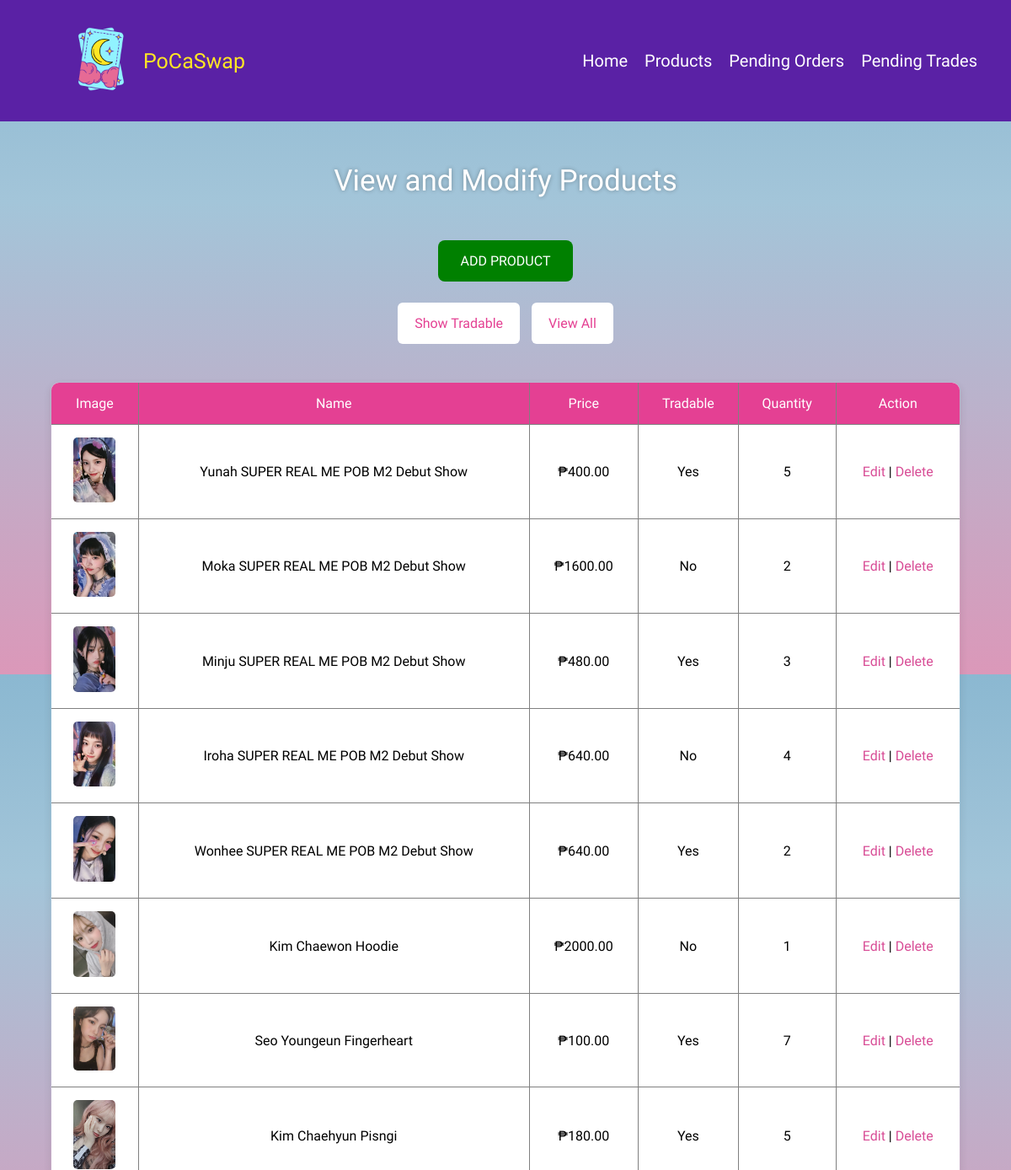
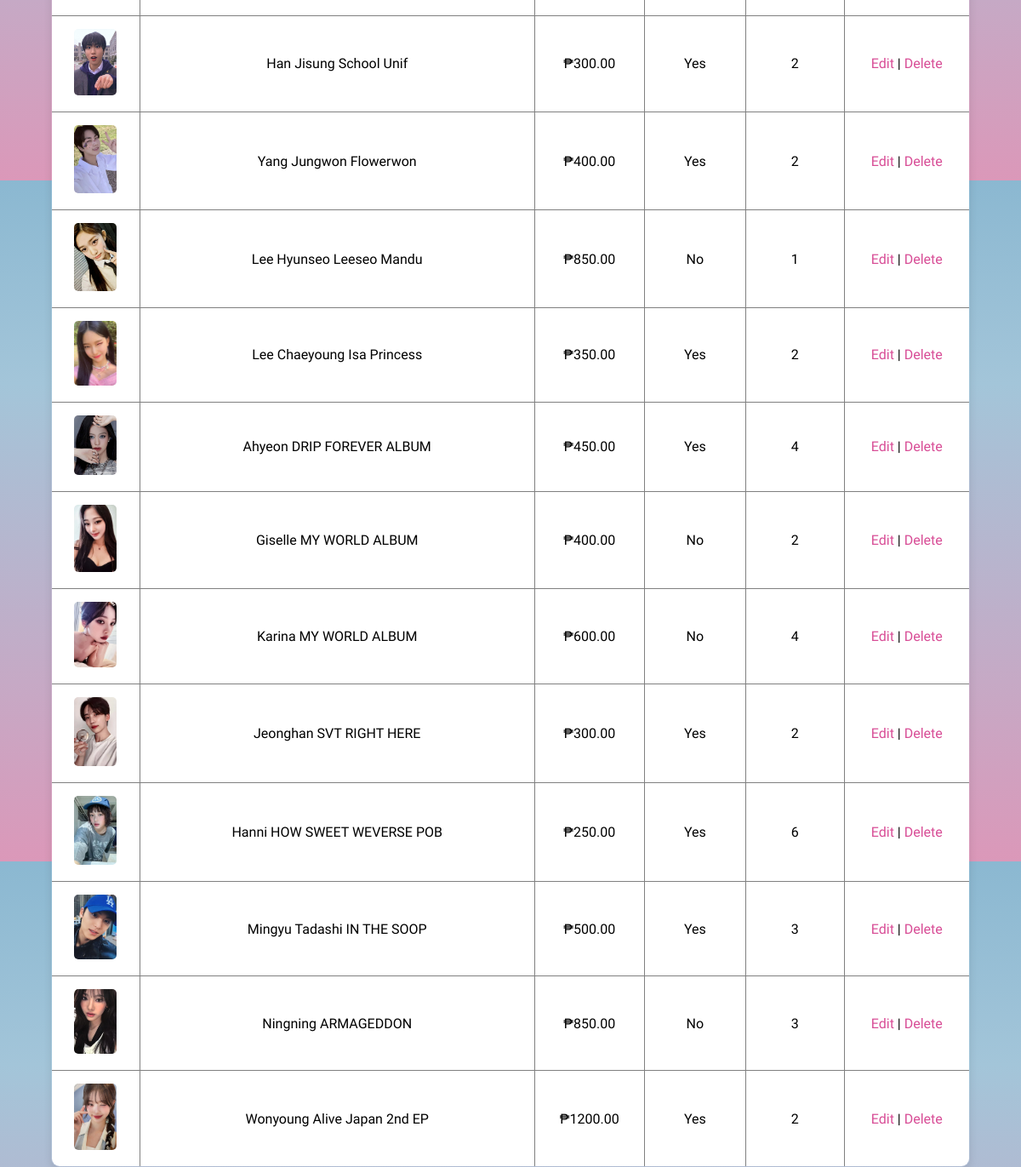
/admin/products.php (signed in), run on the app's committed database (2 pictures, top to bottom).
### tables this page shows
CREATE TABLE `products` (
  `Product_ID` int(10) UNSIGNED NOT NULL AUTO_INCREMENT,
  `Product_Image` varchar(255) NOT NULL,
  `Photocard_Title` varchar(255) NOT NULL,
  `Description` text NOT NULL,
  `Price` decimal(10,2) NOT NULL,
  `Quantity` int(11) NOT NULL,
  `Tradable` tinyint(1) NOT NULL,
  PRIMARY KEY (`Product_ID`)
);

### admin/products.php (the view, shortened to what this page needs)
<?php
include 'connection.php';
$filter = isset($_GET['filter']) ? $_GET['filter'] : 'all';
$next_filter = ($filter == 'tradable') ? 'non-tradable' : 'tradable';
$toggle_label = ($filter == 'tradable') ? 'Show Non-Tradable' : 'Show Tradable';
if ($filter == 'tradable') {
    $stmt = $con->prepare("SELECT * FROM products WHERE Tradable = 1");
} elseif ($filter == 'non-tradable') {
    $stmt = $con->prepare("SELECT * FROM products WHERE Tradable = 0");
} else {
    $stmt = $con->prepare("SELECT * FROM products");
}
$stmt->execute();
$products = $stmt->get_result();
?>
<!DOCTYPE html>
<html lang="en">
<head>
    <link rel="stylesheet" href="../css/view_products.css">
</head>
<body>
    <div class="header">
        <div class="logo">
        <a href="../index.php">
            <img src="../images/PoCaSwap Logo.png" alt="Logo">
        </a>
            <div class="title">
                <span>PoCaSwap</span>
            </div>
        </div>
        <div class="nav">
            <a href="dashboard.php">Home</a>
            <a href="products.php">Products</a>
            <a href="orders.php">Pending Orders</a>
            <a href="pending_trades.php">Pending Trades</a>
        </div>
        </div>
    <h2>View and Modify Products</h2>
    <div class = "container">
        <a href="add_product.php" class="add-btn">Add Product</a>
    </div>
    <div class="filter-buttons">
        <button onclick="toggleFilter('<?= $next_filter ?>')"><?= $toggle_label ?></button>
        <button onclick="filterProducts('all')">View All</button>
    </div>
    <table border="1">
        <thead>
            <tr>
                <th>Image</th>
                <th>Name</th>
                <th>Price</th>
                <th>Tradable</th>
                <th>Quantity</th>
                <th>Action</th>
            </tr>
        </thead>
        <tbody>
            <?php while ($row = $products->fetch_assoc()): ?>
            <tr>
                <td><img src="../products/<?= !empty($row['Product_Image']) ? $row['Product_Image'] : 'default.png' ?>" width="50"></td>
                <td><?= $row['Photocard_Title'] ?></td>
                <td>&#8369;<?= $row['Price'] ?></td>
                <td><?= $row['Tradable'] ? 'Yes' : 'No' ?></td>
                <td><?= $row['Quantity'] ?></td>
                <td>
                    <a href="edit_product.php?id=<?= $row['Product_ID'] ?>">Edit</a> |
                    <a href="#" onclick="confirmDelete(<?= $row['Product_ID'] ?>)">Delete</a>
                </td>
            </tr>
            <?php endwhile; ?>
        </tbody>
    </table>
</body>
</html>

### css/view_products.css (style rules this page uses)
body { margin: 0; font-family: 'Changa One', sans-serif; text-align: center; background: linear-gradient(to top, #db98b9, #A3C5D9 70%, #8bb8d1); height: 100vh; display: flex; flex-direction: column; }
.header { background: #5a21a5; padding: 20px; display: flex; align-items: center; justify-content: space-between; }
.logo { display: flex; align-items: center; }
.logo img { height: 100px; padding-left: 50px; }
.title { font-family: 'Climate Crisis', sans-serif; color: #FFE624; font-size: 25px; }
.nav { display: flex; gap: 20px; }
.nav a { color: white; text-decoration: none; font-size: 20px; }
.nav a:last-child { padding-right: 20px; }
h2 { margin: 50px 0 50px 0; color: white; font-size: 35px; font-weight: normal; text-shadow: 0 0 5px rgba(0, 0, 0, 0.3); }
.container { display: flex; justify-content: center; align-items: center; width: 100%; }
.add-btn { display: inline-block; width: 120px; text-align: center; padding: 15px 20px; background-color: green; text-transform: uppercase; color: #fff; text-decoration: none; font-weight: normal; border-radius: 8px; transition: all 0.3s ease-in-out; }
.filter-buttons { margin: 20px 0; }
.filter-buttons button { padding: 10px 15px; margin: 5px; font-size: 14px; font-weight: bold; border: none; border-radius: 6px; cursor: pointer; transition: all 0.3s ease-in-out; }
.filter-buttons button:first-child { background-color: #fff; color: #E44093; padding: 15px 20px; font-family: 'Changa One'; font-weight: normal; font-size: 16px; }
.filter-buttons button:last-child { background-color: #fff; color: #E44093; padding: 15px 20px; font-family: 'Changa One'; font-weight: normal; font-size: 16px; }
table { width: 90%; margin: 20px auto; border-collapse: collapse; box-shadow: 0 4px 10px rgba(0, 0, 0, 0.1); border-radius: 10px; overflow: hidden; color: #000; }
th, td { padding: 15px; text-align: center; }
th { background-color: #E44093; color: white; font-weight: normal; }
tr { background-color: #fff; transition: background 0.3s ease-in-out; }
td img { width: 50px; height: auto; border-radius: 5px; }
td a { color: #d84d96; text-decoration: none; transition: color 0.3s ease-in-out; }

### data on the page
products: Product_Image (picture), Photocard_Title "Yunah SUPER REAL ME POB M2 Debut Show", Price "400.00", Tradable "Yes", Quantity "5"
products: Product_Image (picture), Photocard_Title "Moka SUPER REAL ME POB M2 Debut Show", Price "1600.00", Tradable "No", Quantity "2"
products: Product_Image (picture), Photocard_Title "Minju SUPER REAL ME POB M2 Debut Show", Price "480.00", Tradable "Yes", Quantity "3"
products: Product_Image (picture), Photocard_Title "Iroha SUPER REAL ME POB M2 Debut Show", Price "640.00", Tradable "No", Quantity "4"
products: Product_Image (picture), Photocard_Title "Wonhee SUPER REAL ME POB M2 Debut Show", Price "640.00", Tradable "Yes", Quantity "2"
products: Product_Image (picture), Photocard_Title "Kim Chaewon Hoodie", Price "2000.00", Tradable "No", Quantity "1"
products: Product_Image (picture), Photocard_Title "Seo Youngeun Fingerheart", Price "100.00", Tradable "Yes", Quantity "7"
products: Product_Image (picture), Photocard_Title "Kim Chaehyun Pisngi", Price "180.00", Tradable "Yes", Quantity "5"
products: Product_Image (picture), Photocard_Title "Han Jisung School Unif", Price "300.00", Tradable "Yes", Quantity "2"
products: Product_Image (picture), Photocard_Title "Yang Jungwon Flowerwon", Price "400.00", Tradable "Yes", Quantity "2"
products: Product_Image (picture), Photocard_Title "Lee Hyunseo Leeseo Mandu", Price "850.00", Tradable "No", Quantity "1"
products: Product_Image (picture), Photocard_Title "Lee Chaeyoung Isa Princess", Price "350.00", Tradable "Yes", Quantity "2"
products: Product_Image (picture), Photocard_Title "Ahyeon DRIP FOREVER ALBUM", Price "450.00", Tradable "Yes", Quantity "4"
products: Product_Image (picture), Photocard_Title "Giselle MY WORLD ALBUM", Price "400.00", Tradable "No", Quantity "2"
products: Product_Image (picture), Photocard_Title "Karina MY WORLD ALBUM", Price "600.00", Tradable "No", Quantity "4"
products: Product_Image (picture), Photocard_Title "Jeonghan SVT RIGHT HERE", Price "300.00", Tradable "Yes", Quantity "2"
products: Product_Image (picture), Photocard_Title "Hanni HOW SWEET WEVERSE POB", Price "250.00", Tradable "Yes", Quantity "6"
products: Product_Image (picture), Photocard_Title "Mingyu Tadashi IN THE SOOP", Price "500.00", Tradable "Yes", Quantity "3"
products: Product_Image (picture), Photocard_Title "Ningning ARMAGEDDON", Price "850.00", Tradable "No", Quantity "3"
products: Product_Image (picture), Photocard_Title "Wonyoung Alive Japan 2nd EP", Price "1200.00", Tradable "Yes", Quantity "2"

### other printed values
$toggle_label "Show Tradable"
